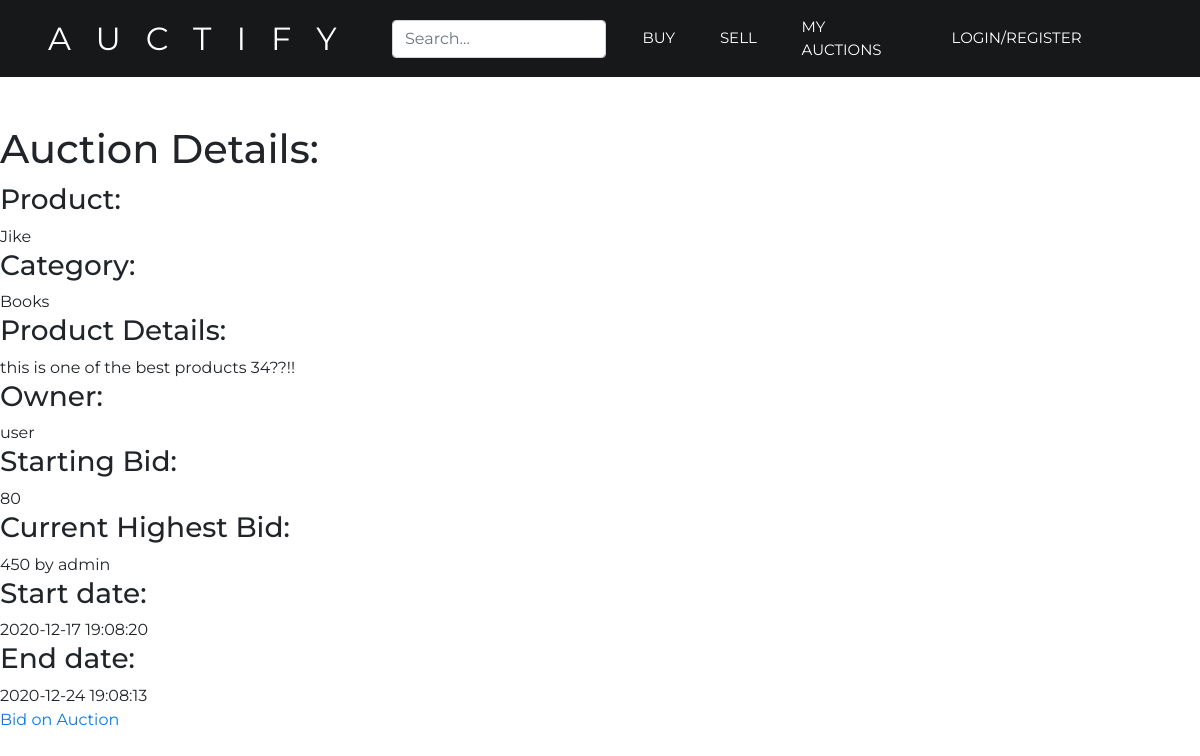
Page /viewAuction.php on the earlier database version.
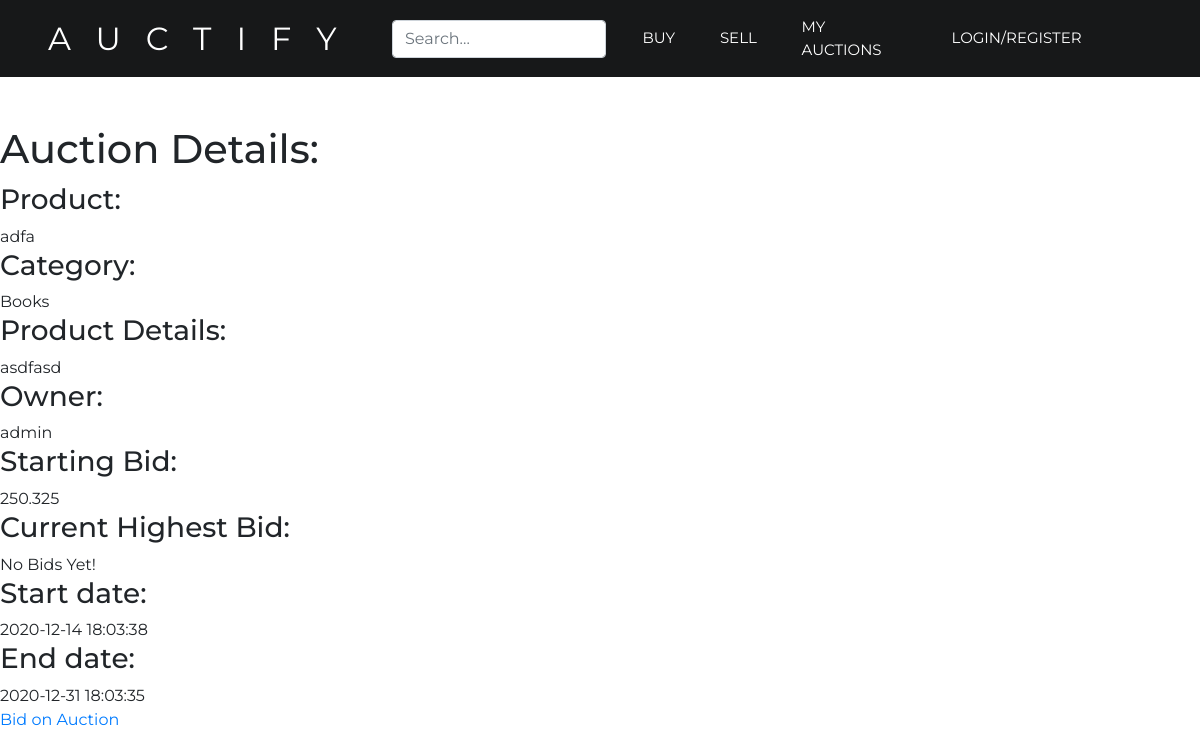
Same page on the later database version.
### tables this page shows
CREATE TABLE `products` (
  `id` int(11) NOT NULL,
  `name` varchar(50) NOT NULL,
  `details` varchar(200) NOT NULL,
  `category` varchar(50) NOT NULL
);

CREATE TABLE `auctions` (
  `id` int(11) NOT NULL,
  `owner` varchar(30) NOT NULL,
  `product` int(11) NOT NULL,
  `start` datetime NOT NULL,
  `end` datetime NOT NULL,
  `startprice` float NOT NULL,
  `bid` float DEFAULT NULL,
  `bidder` varchar(30) DEFAULT NULL,
  `status` varchar(15) NOT NULL
);

### controlled.php (called while the page is built, shortened)
<?php
try{
    require('connection.php');
    $sql="SELECT id, end, bidder FROM auctions WHERE status='active'";
    $rs=$db->query($sql);
    foreach($rs as $row){
        $auctionid = $row['id'];
    }
}
catch (PDOException $e){
    die($e->getMessage());
}
?>

### viewAuction.php (the view, shortened to what this page needs)
<?php
require('controlled.php');
extract($_REQUEST);
?>
<!DOCTYPE html>
<html>
<head>
	<?php include 'head.php'; ?>
</head>
<body>
	<?php include 'header.php'; ?>
<?php
try{
	require('connection.php');
	$sql = $db->prepare("SELECT * FROM auctions WHERE id=?");
	$sql->execute(array($auctionid));
	$auctions = $sql->fetch(PDO::FETCH_ASSOC);
	$productid = $auctions['product'];
	$sql = $db->prepare("SELECT * FROM products WHERE id=?");
	$sql->execute(array($productid));
	$products = $sql->fetch(PDO::FETCH_ASSOC);
	if ($auction = $auctions) {
		$highestBid = $auction['bid'];
		$highestBidder = $auction['bidder'];
	}
	echo "<h1>Auction Details:</h1>";
	echo "<h3>Product:</h3>";
	echo $products['name'];
	echo "<h3>Category:</h3>";
	echo $products['category'];
	echo "<h3>Product Details:</h3>";
	echo $products['details'];
	echo "<h3>Owner:</h3>";
	echo $auctions['owner'];
	echo "<h3>Starting Bid:</h3>";
	echo $auctions['startprice'];
	echo "<h3>Current Highest Bid:</h3>";
	if (isset($highestBid)) {
		echo "$highestBid by $highestBidder";
	} else {
		echo "No Bids Yet!";
	}
	echo "<h3>Start date:</h3>";
	echo $auctions['start'];
	echo "<h3>End date:</h3>";
	echo $auctions['end'];
	if ($auctions['owner']!=$_SESSION['username']) {
		echo "<p><a href='bid.php?auctionid=$auctionid'>Bid on Auction</a></p>";
	}
} catch(PDOExecption $e){
	die ("ERROR:".$e->getMessage());
}
?>
</body>
</html>

### head.php (shortened to what this page needs)
<link rel="stylesheet" type="text/css" href="css/aos.css">
<link rel="stylesheet" type="text/css" href="css/bootstrap.css">
<link rel="stylesheet" type="text/css" href="css/bootstrap-grid.css">
<link rel="stylesheet" type="text/css" href="css/bootstrap-reboot.css">
<link rel="stylesheet" type="text/css" href="css/custom.css">

### header.php (shortened to what this page needs)
<nav class="navbar navbar-expand-lg navbar-dark bg-black px-5 mb-5">
	<a class="navbar-brand" href="index.php">Auctify</a>
	<div class="collapse navbar-collapse" id="navbarText">
		<ul class="navbar-nav navbar-right ml-auto mr-5 align-items-center">
			<?php echo '<li class="nav-item">';
			echo '</li>';?>
			<li class="nav-item">
				<a class="nav-link" href="index.php#browse">Buy</a>
			</li>
			<li class="nav-item">
				<a class="nav-link" href="createAuction.php">Sell</a>
			</li>
			<li class="nav-item">
				<a class="nav-link" href="myAuctions.php">My Auctions</a>
			</li>
			<?php
			if (isset($_SESSION['active'])) {
				?>
				<li class="nav-item dropdown">
					<a class="nav-link dropdown-toggle" href="#" id="navbarDropdown" role="button" data-toggle="dropdown" aria-haspopup="true" aria-expanded="false">
					Welcome <?php echo $_SESSION['username']; ?>
					</a>
					<div class="dropdown-menu" aria-labelledby="navbarDropdown">
						<a class="dropdown-item" href="profile.php">My Profile</a>
						<div class="dropdown-divider"></div>
						<a class="dropdown-item" href="index.php?signout=true">Sign Out</a>
					</div>
				</li>
				<?php
			} elseif (!isset($_SESSION['active'])) {
				echo '<li class="nav-item">';
					echo '<a id="register" class="nav-link" href="register.php">Login/Register</a>';
				echo '</li>';
			} ?>
		</ul>
	</div>
</nav>

### css/custom.css (style rules this page uses)
* { -webkit-box-sizing: border-box; -moz-box-sizing: border-box; box-sizing: border-box; }
body { font-family: 'Montserrat', sans-serif; font-weight: 400; }
h1 { margin-top: 5px; margin-bottom: 10px; }
a, a:hover { text-decoration: none; text-decoration-style: none; }
.navbar-brand { display: inline-block; padding-top: 0.3125rem; padding-bottom: 0.3125rem; margin-right: 1rem; font-size: 2em; font-weight: 400; letter-spacing: 25px; text-transform: uppercase; line-height: inherit; white-space: nowrap; }
.nav-item { margin-left: 0.6em; padding-left: 0.3em; margin-right: 0.6em; padding-right: 0.3em; }
.navbar-dark .navbar-nav .nav-link { color: #fff; font-size: 15px; text-transform: uppercase; letter-spacing: 0px; }
.navbar-form { position: relative; }
.form-control { width: 100%; }
.bg-black { background-color: #171819; }

Differences in the rows shown:
removed products: name "Jike", category "Books", details "this is one of the best products 34??!!"
removed auctions: owner "user", startprice "80", bid "450", bidder "admin", start "2020-12-17 19:08:20", end "2020-12-24 19:08:13"
now on this page (row unchanged): products: name "adfa", category "Books", details "asdfasd"
now on this page (row edited): auctions: owner "admin", startprice "250.325", start "2020-12-14 18:03:38", end "2020-12-31 18:03:35"
Other differences:
text no longer shown: "by"
text now shown: "No Bids Yet!"
